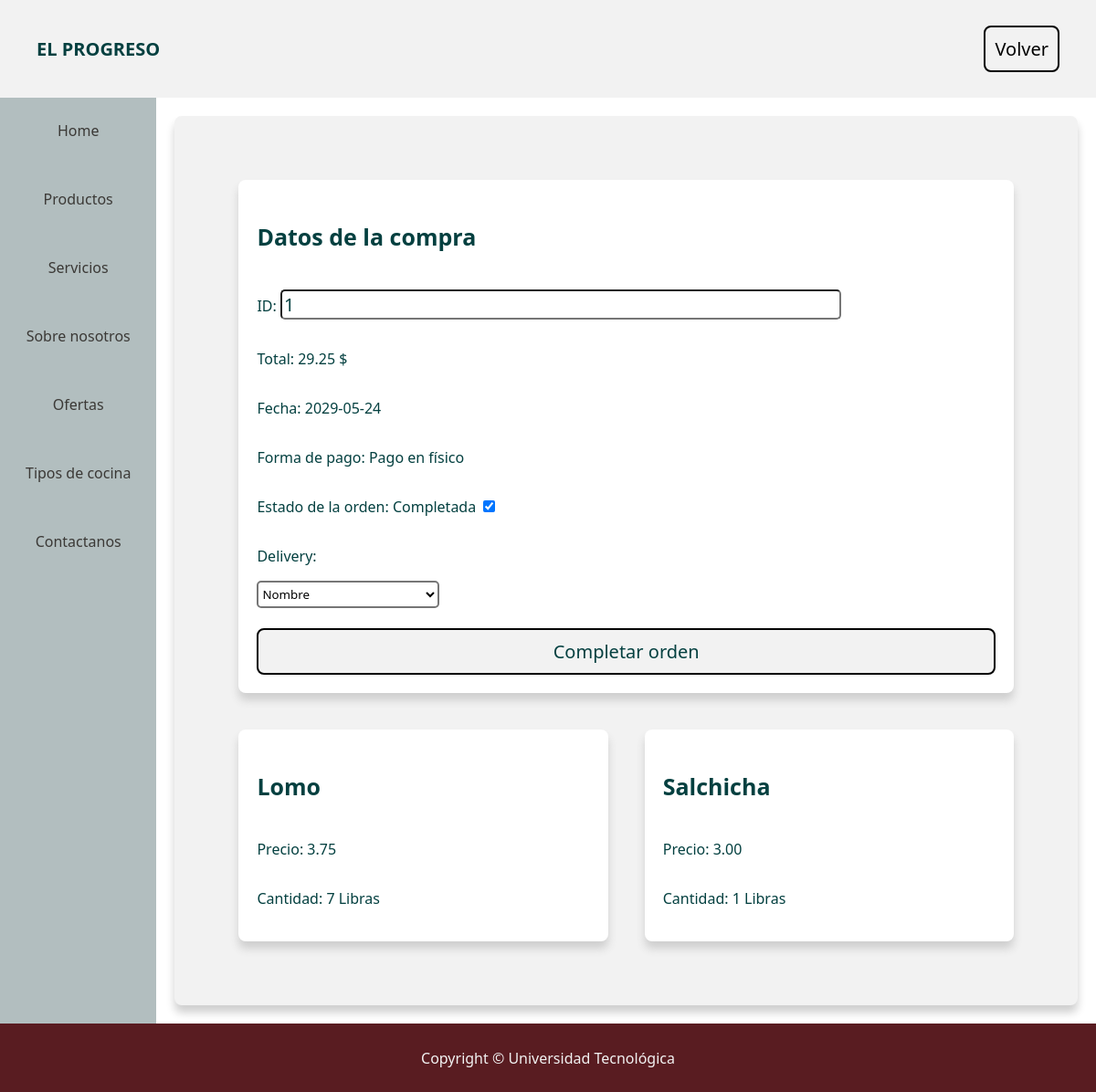
Screenshot of /pages/user/editOrder.php?orderid=1 (signed in) with the database file from the repository.
### tables this page shows
CREATE TABLE `ordenes` (
  `idOrden` int(11) NOT NULL,
  `total` double(10,2) DEFAULT NULL,
  `formaDePago` int(11) NOT NULL,
  `fecha` date NOT NULL,
  `Hora` datetime NOT NULL,
  `idDelivery` int(11) DEFAULT NULL,
  `idUsuario` int(11) NOT NULL,
  `idSucursal` int(11) NOT NULL,
  `direccion` varchar(300) NOT NULL,
  `isConfirmed` bit(1) DEFAULT b'0',
  `isCompleted` bit(1) DEFAULT b'0',
  `isCancelled` bit(1) DEFAULT b'0'
);

CREATE TABLE `modopagos` (
  `idModo` int(11) NOT NULL,
  `tipoPago` varchar(25) NOT NULL,
  `isActive` bit(1) DEFAULT b'1'
);

CREATE TABLE `productos` (
  `idProducto` int(11) NOT NULL,
  `nombre` varchar(200) NOT NULL,
  `precio` decimal(10,2) NOT NULL,
  `stock` int(11) NOT NULL,
  `isActive` bit(1) DEFAULT b'1',
  `idCategoria` int(11) NOT NULL,
  `idProveedor` int(11) NOT NULL,
  `idUnidad` int(11) NOT NULL
);

CREATE TABLE `detalleordenes` (
  `idNumeroDeOrden` int(11) NOT NULL,
  `idProducto` int(11) NOT NULL,
  `cantidad` int(11) NOT NULL,
  `precio` double(10,2) NOT NULL,
  `idOrden` int(11) NOT NULL
);

CREATE TABLE `unidades` (
  `idUnidad` int(11) NOT NULL,
  `Nombre` varchar(30) NOT NULL,
  `Descripcion` varchar(100) NOT NULL
);

### pages/user/editOrder.php (the view, shortened to what this page needs)
<!DOCTYPE html>
<html lang="es">
<head>
  <link rel="stylesheet" href="../../style.css">
</head>
<body>
  <header class="bright">
    <p>EL PROGRESO</p>
    <button onclick="location.href='admin.php'">Volver</button>
  </header>
  <?php
    require('manager.php');
  ?>
  <div class="page">
    <nav>
      <a href="../../home.html">Home</a>
      <a href="../static/products.html">Productos</a>
      <a href="../static/services">Servicios</a>
      <a href="../static/about.html">Sobre nosotros</a>
      <a href="../static/oferts">Ofertas</a>
      <a href="../static/tipos_de_cocina.html">Tipos de cocina</a>
      <a href="../static/contact">Contactanos</a>
    </nav>
    <section>
      <article class="bright">
          <form action="../scripts/completeordenhandler.php" method="post">
            <div class="paper-holder">
              <div class="paper white">
                <h1>Datos de la compra</h1>
                <?php
                  $connection = $connectDB();
                  $query = "SELECT ordenes.total, ordenes.formaDePago, ordenes.fecha, ordenes.Hora, ordenes.isCompleted, detalleordenes.idOrden, detalleordenes.idProducto, productos.nombre, detalleordenes.cantidad, detalleordenes.precio, unidades.Nombre as unidades, modoPagos.tipoPago
                  FROM ((((ordenes
                  INNER JOIN detalleordenes ON ordenes.idOrden=detalleordenes.idOrden )
                  INNER JOIN productos ON productos.idProducto=detalleordenes.idProducto)
                  INNER JOIN unidades ON unidades.idUnidad=productos.idUnidad)
                  INNER JOIN modoPagos ON modoPagos.idModo=ordenes.formaDePago)
                  WHERE ordenes.idOrden=".$_GET['orderid'].";";
                  $data = mysqli_query($connection, $query);
                  while ($row = mysqli_fetch_assoc($data)) {
                      $prod[] = $row;
                  }
                  echo('<p>ID: <input type="text" name="orderid" value="'.$_GET['orderid'].'"></p>');
                  echo("<p>Total: ".$prod[0]['total']." $</p>");
                  echo("<p>Fecha: ".$prod[0]['fecha']."</p>");
                  echo("<p>Forma de pago: ".$prod[0]['tipoPago']."</p>");
                  $msg = '<p>Estado de la orden: ';
                  if ($prod[0]['isCompleted'] == '1') {
                    $msg .= 'Completada <input type="checkbox" checked="checked" onclick="return false;"/>';
                  } else {
                    $msg .= 'Sin completar <input type="checkbox" onclick="return false;" style="align-self: flex-start;"/>';
                  }
                  echo($msg.'</p>');
                ?>
                <p>Delivery:</p>
                <select name="delivery">
                  <?php
                    $connection = $connectDB();
                    $query = "SELECT `idDelivery`, `nombres` FROM `delivery`";
                    $result = mysqli_query($connection, $query);
                    while ($row = mysqli_fetch_assoc($result)) {
                      $delivery[] = $row;
                    }
                    foreach($delivery as $row) {
                      echo "<option value=\"".$row['idDelivery']."\">".$row['nombres']."</option>";
                    }
                  ?>
                </select>
                <br>
                <input type="submit" value="Completar orden">
              </div>
            </div>
          </form>
          <div class="paper-holder">
            <?php
              foreach($prod as $row) {
                echo("<div class=\"paper white\">");
                echo("<h1>".$row['nombre']."</h1>");
                echo("<p>Precio: ".$row['precio']."</p>");
                echo("<p>Cantidad: ".$row['cantidad']." ".$row['unidades']."</p>");
                echo("</div>");
              }
            ?>
          </div>
      </article>
    </section>
  </div>
  <footer class="dark">Copyright © Universidad Tecnológica</footer>
</body>
</html>

### style.css (style rules this page uses)
* { font-family: 'Segoe UI', Tahoma, Geneva, Verdana, sans-serif; }
body { margin: 0; min-height: 100vh; display: flex; flex-direction: column; }
header { font-size: 20px; font-weight: bold; padding: 20px 40px; display: flex; justify-content: space-between; align-items: center; flex-wrap: wrap; }
h1 { font-size: 25px; font-weight: bold; }
footer { height: 35px; padding: 20px; display: flex; justify-content: center; align-items: center; }
nav { background-color: #B2BEBF; height: auto; width: 200px; display: flex; flex-direction: column; align-items: center; justify-content: flex-start; }
nav a { text-align: center; text-decoration: none; color: #3B3936; height: 50px; width: 100%; padding: 25px 0px 0px; transition-duration: 0.3s; }
section { width: 100%; height: auto; display: flex; flex-wrap: wrap; }
article { margin: 20px; padding: 50px; height: auto; width: 100%; border-radius: 8px; box-shadow: 0px 8px 10px 0px #CFCFCF; }
input { border-radius: 5px; border: 2 px solid #044040; color: #044040; font-size: 20px; }
input[type=text] { width: 75%; }
input[type=submit] { background-color: #F2F2F2; transition-duration: 0.3s; font-size: 20px; border-radius: 8px; border: 2px solid black; padding: 10px; }
select { border-width: 2px; width: 200px; height: 30px; border-radius: 5px; border: 2 px solid black; background-color: white; }
.page { flex-grow: 1; display: flex; }
.white { background-color: white; color: #044040; }
.bright { background-color: #F2F2F2; color: #044040; }
.bright button { background-color: #F2F2F2; transition-duration: 0.3s; font-size: 20px; border-radius: 8px; border: 2px solid black; padding: 10px; }
.dark { background-color: #591C21; color: #F2F2F2; }
.paper-holder { width: 100%; display: flex; flex-wrap: wrap; justify-content: center; }
.paper { margin: 20px; padding: 20px; height: auto; box-shadow: 0px 8px 10px 0px #CFCFCF; border-radius: 8px; display: flex; flex-direction: column; flex: 1 1 30%; }

### rows the page displays
ordenes: total "29.25", fecha "2029-05-24", productos.nombre "Lomo", detalleordenes.precio "3.75", detalleordenes.cantidad "7", unidades.Nombre "Libras", productos.nombre "Salchicha", detalleordenes.precio "3.00", detalleordenes.cantidad "1"
modopagos: tipoPago "Pago en físico"

### other values shown
form field delivery "Nombre"
